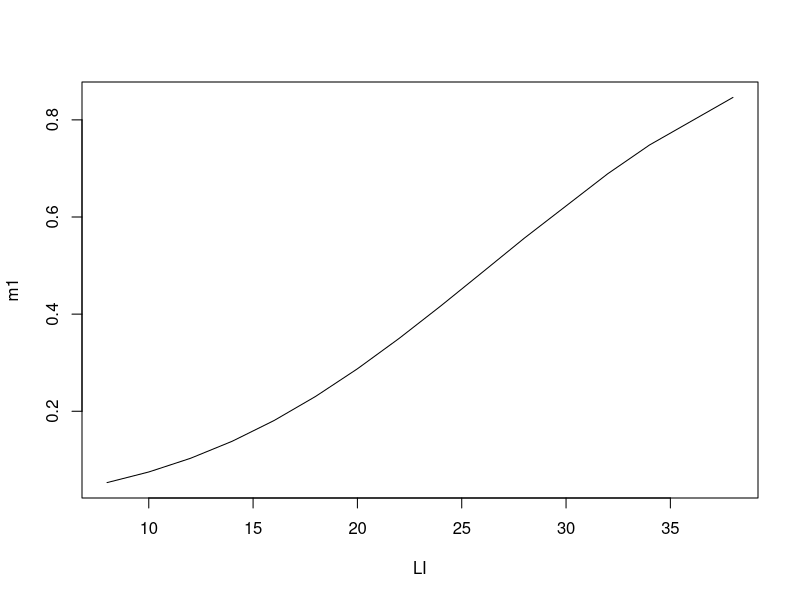

This chart was generated by the following R code:
# lista de categorizados - MAE5060

# Exercício 1

LI <- c(8,8,10,10,12,12,12,14,14,14,16,16,16,18,20,20,20,22,22,24,26,28,32,34,38,38,38)
y <- c(0,0,0,0,0,0,0,0,0,0,0,0,0,1,1,1,0,1,0,0,1,1,0,1,1,1,0)

mod.log <- glm(y~LI,family = binomial("logit"))

# item a

round(1/(1+exp(-(mod.log$coef[1]+mod.log$coef[2]*26))),2)

#item b

round(exp(mod.log$coef[2]),2)

# item c

q1 <- quantile(LI)[2]
q3 <- quantile(LI)[4]

round(1/(1+exp(-(mod.log$coef[1]+mod.log$coef[2]*q3))),2)-round(1/(1+exp(-(mod.log$coef[1]+mod.log$coef[2]*q1))),2)

# Exercício 2

# item a

mod.probit <- glm(y~LI,family = binomial("probit"))

summary(mod.probit)

# item b

# de carodo com o livro pg 161
LI.50 <- -as.numeric(coef(mod.probit)[1]/coef(mod.probit)[2])
LI.50

# item c ?

X <- seq(7,40,0.1)

m1 <- pnorm(coef(mod.probit)[1]+coef(mod.probit)[2]*LI)
plot(m1~LI,type="l")

# Exercício 5

data1 <- data.frame(
  y=c(1,0,0,0,1,1,0,0,1,1,1,1),
  x=c(0,0,0,0,1,1,1,1,2,2,2,2)
)

data1$x <- as.factor(data1$x)
data1$y <- as.factor(data1$y)

data2 <- data.frame(
  x <- c(0,1,2),
  s <- c(1,2,4),
  f <- c(3,2,0)
)

data2$x <- as.factor(data2$x)

# item a

# para data 1
mod1 <- glm(y~1,family = binomial("logit"), data = data1)
anova(mod1,test="Chisq")

mod2 <- glm(y~x,family = binomial("logit"), data = data1)
anova(mod2,test="Chisq")

# para data 2
mod3 <- glm(as.matrix(data2[,c(2,3)])~1,family = binomial("logit"), data = data2)
anova(mod3,test="Chisq")

mod4 <- glm(as.matrix(data2[,c(2,3)])~x,family = binomial("logit"), data = data2)
anova(mod4,test="Chisq")

# item b



# Exercício 4 cap 7

dados <- data.frame(
  droga=(c(rep("A",4),rep("B",4))),
  log.dose=log10(c(2,4,8,16,2,4,8,16)),
  sim=c(2,9,14,19,1,6,14,17),
  nao=c(18,11,6,1,19,14,6,3)
)

mod.log <- glm(as.matrix(dados[,c(3,4)]) ~ droga + log.dose + droga*log.dose, family=binomial(link="logit"), data=dados)
anova(mod.log,test="Chisq")

mod.final <- glm(as.matrix(dados[,c(3,4)]) ~ log.dose, family=binomial(link="logit"), data=dados)

summary(mod.final)

# Exercício 6 cap 7

data <- data.frame(
  log.dose=c(0.0,2.6,3.8,5.1,7.7,10.2),
  sim=c(0,6,16,24,42,44),
  nao=c(49,44,32,22,7,6)
)

mod.1 <- glm(as.matrix(data[,c(2,3)]) ~ log.dose, family=binomial(link="logit"), data=data)
anova(mod.1,test="Chisq")

mod.1$aic

summary(mod.1)

r.dev <- residuals(mod.1, type='deviance')
r.dev
QL <- sum(r.dev^2)
p1 <- 1-pchisq(QL,4)
cbind(QL,p1)

